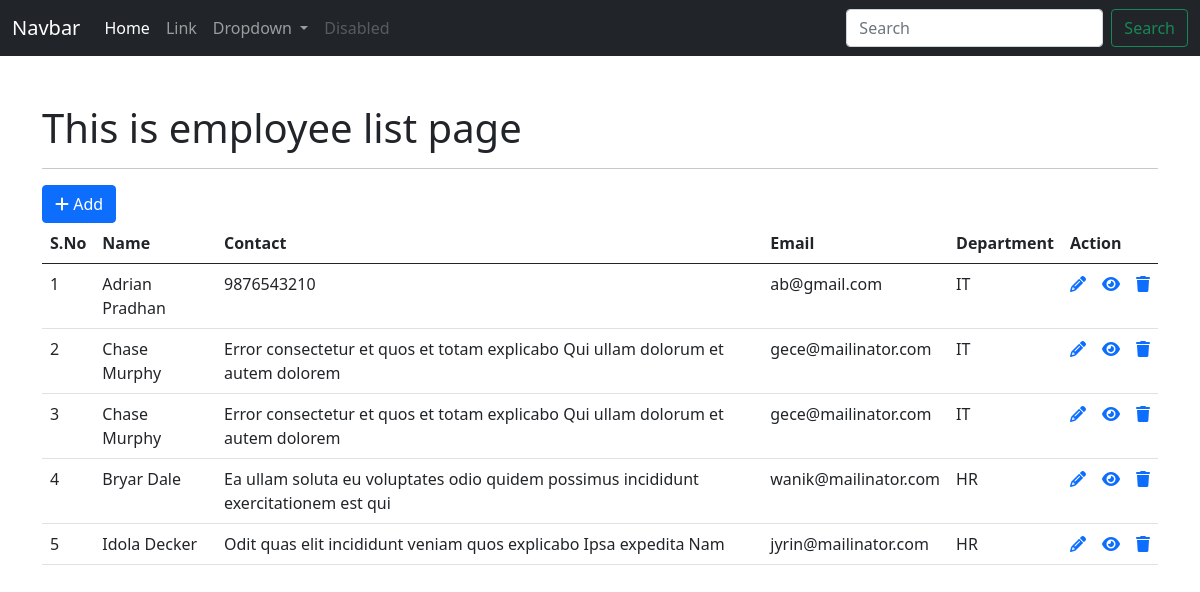
Screenshot of /employee/employee/ (signed in) with the database file from the repository.
### app_employeewebsite/models.py (models this page shows, shortened)
class Employee(models.Model):
    full_name = models.CharField(max_length=255)
    contact = models.CharField(max_length=255)
    email = models.EmailField()
    dob = models.DateField()
    join_date = models.DateField()
    gender = models.CharField(max_length=255)
    blood_group = models.CharField(max_length=255)
    address = models.CharField(max_length=255)
    user = models.ForeignKey(User, on_delete=models.CASCADE)
    department = models.ForeignKey(Department, on_delete=models.CASCADE)
    class Meta:
        db_table = 'app_employee'

class Department(models.Model):
    department_name = models.CharField(max_length=255)
    short_name = models.CharField(max_length=255, null=True, blank=True)
    status = models.BooleanField(default=True)
    def __str__(self):
        return self.short_name
    class Meta:
        db_table = "app_department"

### app_employeewebsite/views.py (the view)
# urls.py: path('employee/', views.employee_index, name='emp-index'),
@login_required(login_url='login')
def employee_index(request):
    employee_list = Employee.objects.all()
    context = {"data": employee_list}
    return render(request, 'employees/index_employee.html', context)

### templates/employees/index_employee.html (shortened to what this page needs)
{% extends 'layouts/master.html' %}
{% block custom_css %}
<link rel="stylesheet" href="https://cdnjs.cloudflare.com/ajax/libs/font-awesome/6.3.0/css/all.min.css"/>
{% endblock %}
{% block content %}
<div class="container mt-5">
    <h1>This is employee list page</h1>
    <hr>
    <a href="{% url 'emp-add' %}" class="btn btn-primary"><i class="fa-solid fa-plus"></i> Add</a>
    <table class="table table-striped-columns table-hover">
        <thead>
            <tr>
                <th>S.No</th>
                <th>Name</th>
                <th>Contact</th>
                <th>Email</th>
                <th>Department</th>
                <th colspan="3">Action</th>
            </tr>
        </thead>
        <tbody>
            {% for val in data %}
            <tr>
                <td>{{ forloop.counter }}</td>
                <td>{{ val.full_name }}</td>
                <td>{{ val.contact }}</td>
                <td>{{ val.email }}</td>
                <td>{{ val.department }}</td>
                <td><a href="{% url 'emp-edit' val.id %}"><i class="fa-solid fa-pencil"></i></a></td>
                <td><a href="{% url 'emp-show' val.id %}"><i class="fa-solid fa-eye"></i></a></td>
                <td><a href="{% url 'emp-delete' val.id %}"><i class="fa-solid fa-trash"></i></a></td>
            </tr>
            {% endfor %}
        </tbody>
    </table>
</div>
{% endblock %}

### rows the page displays
Employee: full_name "Adrian Pradhan", contact "9876543210", email "ab@gmail.com", department "IT"
Employee: full_name "Chase Murphy", contact "Error consectetur et quos et totam explicabo Qui ullam dolorum et autem dolorem", email "gece@mailinator.com", department "IT"
Employee: full_name "Chase Murphy", contact "Error consectetur et quos et totam explicabo Qui ullam dolorum et autem dolorem", email "gece@mailinator.com", department "IT"
Employee: full_name "Bryar Dale", contact "Ea ullam soluta eu voluptates odio quidem possimus incididunt exercitationem est qui", email "wanik@mailinator.com", department "HR"
Employee: full_name "Idola Decker", contact "Odit quas elit incididunt veniam quos explicabo Ipsa expedita Nam", email "jyrin@mailinator.com", department "HR"
